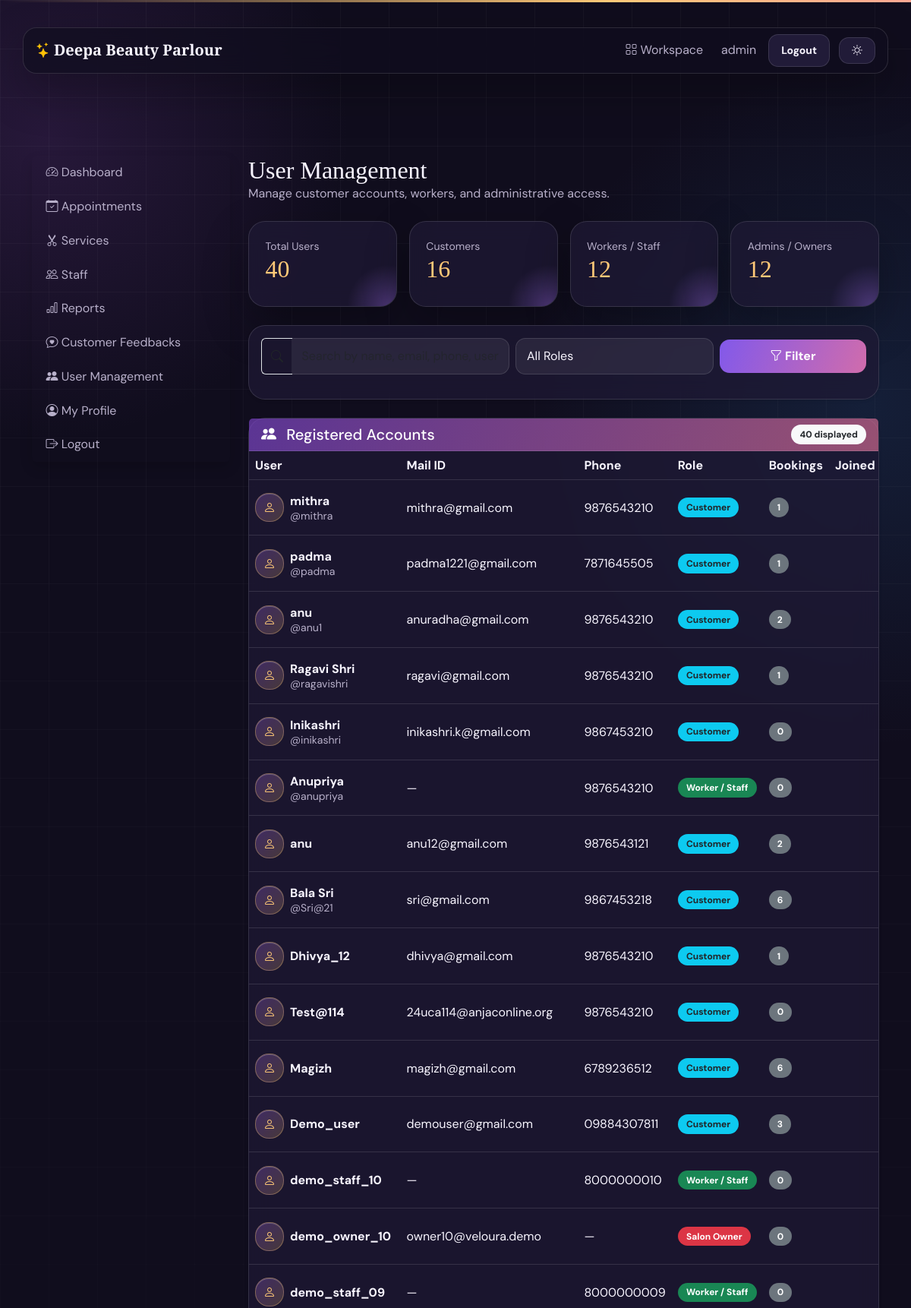
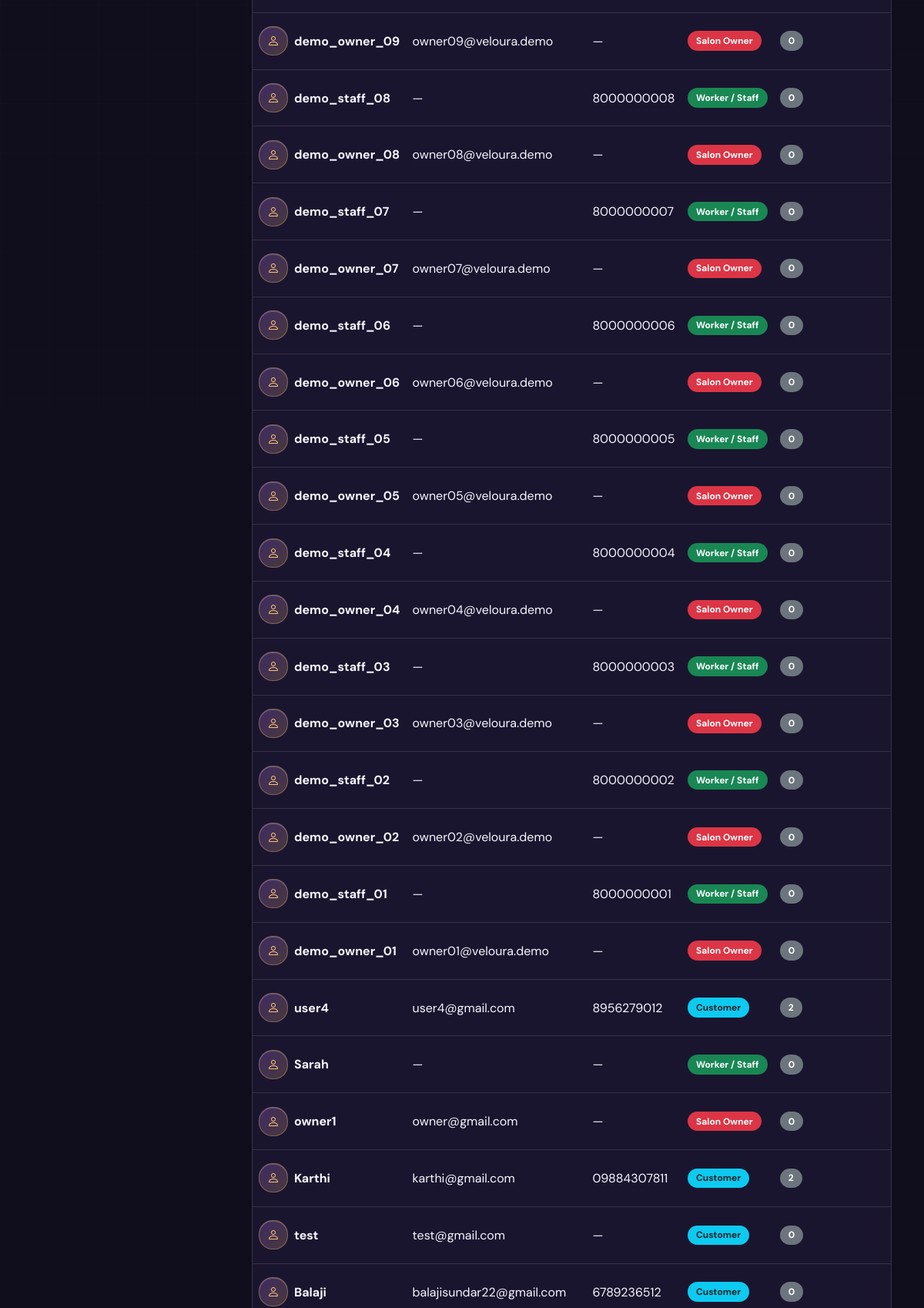
The app's page /owner/users/ (signed in, upper part) with its own data (2 pictures, top to bottom).
### accounts/models.py (models this page shows, shortened)
class User(AbstractUser):
    class Role(models.TextChoices):
        CUSTOMER = "CUSTOMER", "Customer"
        OWNER = "OWNER", "Salon Owner"
        STAFF = "STAFF", "Staff"
        SERVICE_MANAGER = "SERVICE_MANAGER", "Service Management"
        ADMIN = "ADMIN", "Admin"
    role = models.CharField(
        max_length=20,
        choices=Role.choices,
        default=Role.CUSTOMER
    )
    phone = models.CharField(max_length=15, blank=True)
    profile_image = models.ImageField(
        upload_to="profiles/",
        blank=True,
        null=True
    )
    created_at = models.DateTimeField(auto_now_add=True)

### owner/views.py (the view, shortened to what this page needs)
# urls.py: path("users/", user_list, name="owner_users"),
@owner_required
def user_list(request):
    users = User.objects.all().annotate(total_bookings=Count("appointments")).order_by("-id")
    role = request.GET.get("role")
    if role:
        users = users.filter(role=role)
    q = request.GET.get("q")
    return render(request, "owner/users.html", {
        "users": users,
        "total_users": User.objects.count(),
        "customer_count": User.objects.filter(role=User.Role.CUSTOMER).count(),
        "staff_count": User.objects.filter(role=User.Role.STAFF).count(),
        "admin_count": User.objects.filter(role__in=[User.Role.ADMIN, User.Role.OWNER]).count(),
    })

### templates/owner/users.html (shortened to what this page needs)
﻿{% extends "owner/base.html" %}
{% block owner_content %}
<div class="d-flex justify-content-between align-items-center mb-4 flex-wrap gap-2">
  <div>
    <h2 class="page-title mb-0">User Management</h2>
    <p class="text-muted mb-0">Manage customer accounts, workers, and administrative access.</p>
  </div>
</div>
<div class="row g-3 mb-4">
  <div class="col-6 col-md-3">
    <div class="card metric h-100">
      <small class="text-muted">Total Users</small>
      <h2>{{ total_users }}</h2>
    </div>
  </div>
  <div class="col-6 col-md-3">
    <div class="card metric h-100">
      <small class="text-muted">Customers</small>
      <h2>{{ customer_count }}</h2>
    </div>
  </div>
  <div class="col-6 col-md-3">
    <div class="card metric h-100">
      <small class="text-muted">Workers / Staff</small>
      <h2>{{ staff_count }}</h2>
    </div>
  </div>
  <div class="col-6 col-md-3">
    <div class="card metric h-100">
      <small class="text-muted">Admins / Owners</small>
      <h2>{{ admin_count }}</h2>
    </div>
  </div>
</div>
<div class="card card-body mb-4 shadow-sm">
  <form method="get" class="row g-2 align-items-center">
    <div class="col-md-5">
      <div class="input-group">
        <span class="input-group-text bg-transparent border-end-0"><i class="bi bi-search"></i></span>
        <input type="text" name="q" value="{{ request.GET.q|default:'' }}" class="form-control border-start-0" placeholder="Search by name, email, phone, username...">
      </div>
    </div>
    <div class="col-md-4">
      <select name="role" class="form-select">
        <option value="">All Roles</option>
      </select>
    </div>
    <div class="col-md-3 d-flex gap-2">
      <button class="btn btn-primary flex-grow-1"><i class="bi bi-funnel"></i> Filter</button>
    </div>
  </form>
</div>
<div class="card shadow-sm">
  <div class="card-header bg-primary text-white d-flex justify-content-between align-items-center">
    <h5 class="mb-0"><i class="bi bi-people-fill me-2"></i> Registered Accounts</h5>
    <span class="badge bg-light text-dark">{{ users|length }} displayed</span>
  </div>
  <div class="table-responsive">
    <table class="table align-middle mb-0">
      <thead>
        <tr>
          <th>User</th>
          <th>Mail ID</th>
          <th>Phone</th>
          <th>Role</th>
          <th>Bookings</th>
          <th>Joined</th>
        </tr>
      </thead>
      <tbody>
        {% for u in users %}
        <tr>
          <td>
            <div class="d-flex align-items-center gap-2">
              <div class="icon-dot" style="width:38px;height:38px;font-size:1rem;flex-shrink:0;">
                <i class="bi bi-person"></i>
              </div>
              <div>
                <strong>{{ u.get_full_name|default:u.username }}</strong>
                {% if u.get_full_name %}
                  <br><small class="text-muted">@{{ u.username }}</small>
                {% endif %}
              </div>
            </div>
          </td>
          <td>{{ u.email|default:"—" }}</td>
          <td>{{ u.phone|default:"—" }}</td>
          <td>
            {% if u.role == 'ADMIN' or u.role == 'OWNER' %}
              <span class="badge bg-danger text-white">{{ u.get_role_display }}</span>
            {% elif u.role == 'STAFF' %}
              <span class="badge bg-success text-white">Worker / Staff</span>
            {% else %}
              <span class="badge bg-info text-dark">Customer</span>
            {% endif %}
          </td>
          <td>
            <span class="badge bg-secondary">{{ u.total_bookings }}</span>
          </td>
          <td>
          </td>
        </tr>
        {% endfor %}
      </tbody>
    </table>
  </div>
</div>
{% endblock %}

### templates/base.html (shortened to what this page needs)
<!doctype html>
<html lang="en" data-theme="dark"><head>
<link href="https://cdn.jsdelivr.net/npm/bootstrap@5.3.7/dist/css/bootstrap.min.css" rel="stylesheet"><link href="https://cdn.jsdelivr.net/npm/bootstrap-icons@1.11.3/font/bootstrap-icons.min.css" rel="stylesheet"><link href="https://unpkg.com/aos@2.3.4/dist/aos.css" rel="stylesheet">
</head>
<body><nav class="navbar navbar-expand-lg navbar-dark px-3"><a class="navbar-brand fw-bold" href="{% url 'home' %}"><i class="bi bi-stars me-1 text-warning"></i>Deepa Beauty Parlour</a><div class="collapse navbar-collapse" id="mainNav"><div class="navbar-nav ms-auto align-items-lg-center gap-lg-2">{% if user.is_authenticated %}<a class="nav-link" href="{% url 'dashboard' %}"><i class="bi bi-grid me-1"></i>Workspace</a><a class="nav-link" href="{% url 'profile' %}">{{ user.username }}</a><a href="{% url 'logout' %}" class="btn btn-outline-secondary btn-sm">Logout</a>{% else %}<a class="nav-link" href="{% url 'login' %}">Login</a><a href="{% url 'register' %}" class="btn btn-primary btn-sm">Get started</a>{% endif %}<button class="btn btn-outline-secondary btn-sm ms-lg-1" id="themeToggle" type="button" aria-label="Toggle colour theme"><i class="bi bi-sun"></i></button></div></div></nav><main class="container main-shell"><div data-aos="fade-up" data-aos-duration="550">{% block content %}{% endblock %}</div></main></body></html>

### templates/base.html (style rules this page uses)
:root { --bg:#100d1d;--bg-soft:#18142a;--surface:rgba(31,25,53,.72);--surface-solid:#211b38;--ink:#f8f5ff;--muted:#b8b0ca;--line:rgba(255,255,255,.12);--primary:#ab75ff;--gold:#ffc978;--pink:#ff86ae;--shadow:0 22px 60px rgba(0,0,0,.28) }
* { box-sizing:border-box }
html { scroll-behavior:smooth }
body { min-height:100vh;background:radial-gradient(circle at 5% 5%,#703b963d,transparent 25rem),radial-gradient(circle at 95% 15%,#286cae30,transparent 28rem),var(--bg);color:var(--ink);font-family:"DM Sans",sans-serif;overflow-x:hidden }
body:before { content:"";position:fixed;inset:0;pointer-events:none;opacity:.3;background-image:linear-gradient(var(--line) 1px,transparent 1px),linear-gradient(90deg,var(--line) 1px,transparent 1px);background-size:64px 64px;mask-image:linear-gradient(to bottom,#000,transparent 80%) }
.navbar { background:rgba(17,13,31,.7)!important;backdrop-filter:blur(18px);border:1px solid var(--line);border-radius:18px;margin:12px auto;width:min(1140px,calc(100% - 24px));box-shadow:var(--shadow) }
.navbar-brand,.page-title,h1,h2,h3 { font-family:"Playfair Display",serif }
.navbar-brand { color:var(--ink)!important }
.nav-link { color:var(--muted)!important }
.main-shell { padding-top:6rem }
.card { background:var(--surface);border:1px solid var(--line);border-radius:22px;box-shadow:var(--shadow);color:var(--ink);backdrop-filter:blur(14px);transition:transform .25s ease,border-color .25s ease,box-shadow .25s ease }
.card-header { background:linear-gradient(110deg,#7d45c9aa,#d66d92aa)!important;border-bottom:1px solid var(--line)!important;color:white!important }
.metric { position:relative;overflow:hidden;padding:1.35rem }
.metric:after { content:"";position:absolute;width:110px;height:110px;right:-45px;bottom:-55px;background:radial-gradient(circle,var(--primary),transparent 70%);opacity:.32 }
.metric h2,.metric h3 { position:relative;z-index:1;color:var(--gold) }
.text-muted,.form-text,small { color:var(--muted)!important }
.btn { border-radius:13px;padding:.62rem 1rem;font-weight:700;border:0;transition:.2s transform,.2s box-shadow;position:relative;overflow:hidden }
.btn-primary,.btn-success { background:linear-gradient(110deg,#8259ea,#d06cac)!important;color:white }
.btn-secondary,.btn-outline-secondary { background:var(--surface-solid);color:var(--ink);border:1px solid var(--line) }
.form-control,.form-select { background:rgba(255,255,255,.07);border:1px solid var(--line);border-radius:13px;color:var(--ink);padding:.7rem .85rem }
.form-select option { background:var(--surface-solid);color:var(--ink) }
.table { --bs-table-bg:transparent;--bs-table-color:var(--ink);--bs-table-border-color:var(--line);--bs-table-hover-bg:rgba(180,133,255,.09);--bs-table-hover-color:var(--ink) }
.table>*>* { padding:1rem .75rem }
.badge { border-radius:99px;padding:.42rem .7rem }
.icon-dot { width:54px;height:54px;display:grid;place-items:center;border-radius:18px;color:var(--gold);font-size:1.35rem;background:linear-gradient(135deg,#a969f544,#ffc97833);border:1px solid #ffc97855;box-shadow:inset 0 1px #fff3 }

### records on screen
User: username "admin"
User: get_full_name "mithra", username "mithra", email "mithra@gmail.com", phone "9876543210", role "Customer", total_bookings "1"
User: get_full_name "padma", username "padma", email "padma1221@gmail.com", phone "7871645505", role "Customer", total_bookings "1"
User: get_full_name "anu", username "anu1", email "anuradha@gmail.com", phone "9876543210", role "Customer", total_bookings "2"
User: get_full_name "Ragavi Shri", username "ragavishri", email "ragavi@gmail.com", phone "9876543210", role "Customer", total_bookings "1"
User: get_full_name "Inikashri", username "inikashri", email "inikashri.k@gmail.com", phone "9867453210", role "Customer", total_bookings "0"
User: get_full_name "Anupriya", username "anupriya", email "—", phone "9876543210", role "Worker / Staff", total_bookings "0"
User: get_full_name "anu", email "anu12@gmail.com", phone "9876543121", role "Customer", total_bookings "2"
User: get_full_name "Bala Sri", username "Sri@21", email "sri@gmail.com", phone "9867453218", role "Customer", total_bookings "6"
User: get_full_name "Dhivya_12", email "dhivya@gmail.com", phone "9876543210", role "Customer", total_bookings "1"
User: get_full_name "Test@114", email "24uca114@anjaconline.org", phone "9876543210", role "Customer", total_bookings "0"
User: get_full_name "Magizh", email "magizh@gmail.com", phone "6789236512", role "Customer", total_bookings "6"
User: get_full_name "Demo_user", email "demouser@gmail.com", phone "09884307811", role "Customer", total_bookings "3"
User: get_full_name "demo_staff_10", email "—", phone "8000000010", role "Worker / Staff", total_bookings "0"
User: get_full_name "demo_owner_10", email "owner10@veloura.demo", phone "—", role "Salon Owner", total_bookings "0"
User: get_full_name "demo_staff_09", email "—", phone "8000000009", role "Worker / Staff", total_bookings "0"
User: get_full_name "demo_owner_09", email "owner09@veloura.demo", phone "—", role "Salon Owner", total_bookings "0"
User: get_full_name "demo_staff_08", email "—", phone "8000000008", role "Worker / Staff", total_bookings "0"
User: get_full_name "demo_owner_08", email "owner08@veloura.demo", phone "—", role "Salon Owner", total_bookings "0"
User: get_full_name "demo_staff_07", email "—", phone "8000000007", role "Worker / Staff", total_bookings "0"
User: get_full_name "demo_owner_07", email "owner07@veloura.demo", phone "—", role "Salon Owner", total_bookings "0"
User: get_full_name "demo_staff_06", email "—", phone "8000000006", role "Worker / Staff", total_bookings "0"
User: get_full_name "demo_owner_06", email "owner06@veloura.demo", phone "—", role "Salon Owner", total_bookings "0"
User: get_full_name "demo_staff_05", email "—", phone "8000000005", role "Worker / Staff", total_bookings "0"
User: get_full_name "demo_owner_05", email "owner05@veloura.demo", phone "—", role "Salon Owner", total_bookings "0"
User: get_full_name "demo_staff_04", email "—", phone "8000000004", role "Worker / Staff", total_bookings "0"
User: get_full_name "demo_owner_04", email "owner04@veloura.demo", phone "—", role "Salon Owner", total_bookings "0"
User: get_full_name "demo_staff_03", email "—", phone "8000000003", role "Worker / Staff", total_bookings "0"
User: get_full_name "demo_owner_03", email "owner03@veloura.demo", phone "—", role "Salon Owner", total_bookings "0"
User: get_full_name "demo_staff_02", email "—", phone "8000000002", role "Worker / Staff", total_bookings "0"
User: get_full_name "demo_owner_02", email "owner02@veloura.demo", phone "—", role "Salon Owner", total_bookings "0"
User: get_full_name "demo_staff_01", email "—", phone "8000000001", role "Worker / Staff", total_bookings "0"
User: get_full_name "demo_owner_01", email "owner01@veloura.demo", phone "—", role "Salon Owner", total_bookings "0"
User: get_full_name "user4", email "user4@gmail.com", phone "8956279012", role "Customer", total_bookings "2"
User: get_full_name "Sarah", email "—", phone "—", role "Worker / Staff", total_bookings "0"
User: get_full_name "owner1", email "owner@gmail.com", phone "—", role "Salon Owner", total_bookings "0"
User: get_full_name "Karthi", email "karthi@gmail.com", phone "09884307811", role "Customer", total_bookings "2"
User: get_full_name "test", email "test@gmail.com", phone "—", role "Customer", total_bookings "0"
User: get_full_name "Balaji", email "balajisundar22@gmail.com", phone "6789236512", role "Customer", total_bookings "0"

### other values on screen
{{ total_users }} "40"
{{ customer_count }} "16"
{{ staff_count }} "12"
{{ admin_count }} "12"
{{ users|length }} "40"
